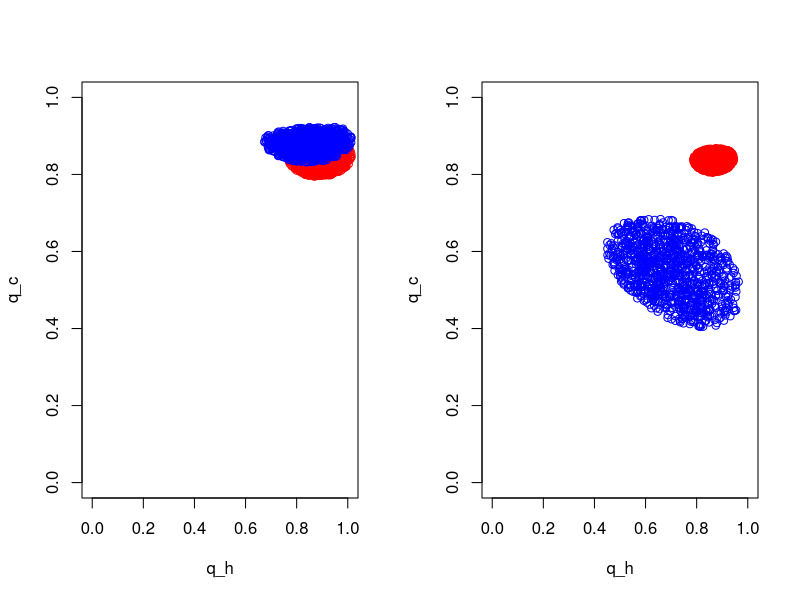

Reproduce this figure in R.
#########################################
############Create datasets##############
#########################################

#the observed data A77
data_raw_matrix = matrix(c(66, 87, 25, 22, 4,
                           13, 14, 15, 9, 4,
                           0, 4, 4, 9, 1,
                           0, 0, 4, 3, 1,
                           0, 0, 0, 1, 1,
                           0, 0, 0, 0, 0), ncol = 5, byrow = TRUE)
data_A77 = prop.table(data_raw_matrix,2)

#the observed data A80
data_raw_matrix = matrix(c(44, 62, 47, 38, 9,
                          10, 13, 8, 11, 5,
                           0, 9, 2, 7, 3,
                           0, 0, 3, 5, 1,
                           0, 0, 0, 1, 0,
                           0, 0, 0, 0, 1), ncol = 5, byrow = TRUE)
data_A80 = prop.table(data_raw_matrix,2)

#the observed data ASE
data_raw_matrix = matrix(c(15, 12, 4,
                          11, 17, 4,
                           0, 21, 4,
                           0, 0, 5), ncol = 3, byrow = TRUE)
data_ASE = prop.table(data_raw_matrix,2)

#the observed data BSE
data_raw_matrix = matrix(c(9, 12, 18, 9, 4,
                          1, 6, 6, 4, 3,
                           0, 2, 3, 4, 0,
                           0, 0, 1, 3, 2,
                           0, 0, 0, 0, 0,
                           0, 0, 0, 0, 0), ncol = 5, byrow = TRUE)
data_BSE = prop.table(data_raw_matrix,2)


#########################################
###########Create ABC code###############
#########################################

#the data generating function
generate_probabilities = function(theta, n_col_data = 5)
{
	q_c = theta[1]
	q_h = theta[2]
	w_0 = sapply(seq(1, n_col_data, by = 1), function(x){return(`^`(q_c,x))}) #w_0s components (1st row components)
	prob_matrix = matrix(rep(0, n_col_data^2), nrow = n_col_data)
	
	for (i in 1 : (n_col_data - 1)){
		prob_matrix[i, i] = 1 - w_0[i] - sum(prob_matrix[1:i, i]) #w_jj components (diagonal components)
		for (j in (i+1):n_col_data)
		{
			prob_matrix[i, j] = choose(j,i) * prob_matrix[i,i] * (q_c * q_h^i)^(j-i) #w_js components
		}
	}
	prob_matrix[n_col_data, n_col_data] = 1 - w_0[n_col_data] - sum(prob_matrix[1:n_col_data, n_col_data]) #last elements of the matrix
	probabilities = rbind(w_0, prob_matrix) #W matrix (data matrix)
	return(probabilities)
}



#generate the first abc sample
generate_abc_sample_1 = function(observed_data, data_generating_function, epsilon)
{
	while(TRUE)
	{
		q_c_h = runif(2) #q_c and q_h
		generated_data = data_generating_function(theta = q_c_h)
		if(sum((generated_data - observed_data)^2) < epsilon^2) #Squared Euclidean distance
			return(q_c_h)
	}
}

#generate the sequential abc sample
generate_abc_sample_2 = function(observed_data, population, data_generating_function, epsilon)
{
	while(TRUE)
	{
	  N_sample = dim(population)[2]
		sample_index = floor(runif(1, min = 1, max = N_sample + 0.999))
		q_c_h = population[ , sample_index] #population = previous posterior_sample
		q_c_h[1] = rnorm(1, mean = q_c_h[1], sd = 0.05) #perturbation kernel using Gaussian dist
		q_c_h[2] = rnorm(1, mean = q_c_h[2], sd = 0.05) #perturbation kernel using Gaussian dist
		generated_data = data_generating_function(theta = q_c_h)
		if(sum((generated_data - observed_data)^2) < epsilon^2) #Squared Euclidean distance
			return(q_c_h)
	}
}


#the main function
generate_abc_smc_sample = function(dataset)
{
	generate_prob = function(theta){generate_probabilities(theta, n_col_data = ncol(dataset))}
	epsilon_vector = seq(1, 0.35, by = -0.05) #different epsilons
	n_sequential = length(epsilon_vector)
	N_sample = 1000
	for (i in 1:n_sequential)
	{
		if (i == 1)
		{
			posterior_sample = replicate(generate_abc_sample_1(observed_data = dataset,
															   data_generating_function = generate_prob,
															   epsilon = epsilon_vector[i]), n = N_sample)
		}
		else
		{
			posterior_sample = replicate(generate_abc_sample_2(observed_data = dataset,
										population = posterior_sample,
										data_generating_function = generate_prob,
										epsilon = epsilon_vector[i]), n = N_sample)
		}
		#print(i) #to check the number of iteration to find the best epsilon
	}
	return(posterior_sample)
}



posterior_sample_A77 = generate_abc_smc_sample(data_A77)
posterior_sample_A80 = generate_abc_smc_sample(data_A80)
posterior_sample_ASE = generate_abc_smc_sample(data_ASE)
posterior_sample_BSE = generate_abc_smc_sample(data_BSE)

par(mfrow=c(1,2))
plot(x =posterior_sample_A77[2, ], y = posterior_sample_A77[1, ], type = "p", col = "red", xlim = c(0,1), ylim = c(0,1), xlab = "q_h", ylab = "q_c")
points(x = posterior_sample_A80[2, ], y = posterior_sample_A80[1, ], type = "p", col = "blue", xlim = c(0,1), ylim = c(0,1))

plot(x = posterior_sample_ASE[2, ], y = posterior_sample_ASE[1, ], type = "p", col = "blue", xlim = c(0,1), ylim = c(0,1), xlab = "q_h", ylab = "q_c")
points(x = posterior_sample_BSE[2, ], y = posterior_sample_BSE[1, ], type = "p", col = "red", xlim = c(0,1), ylim = c(0,1))
par(mfrow=c(1,1))




